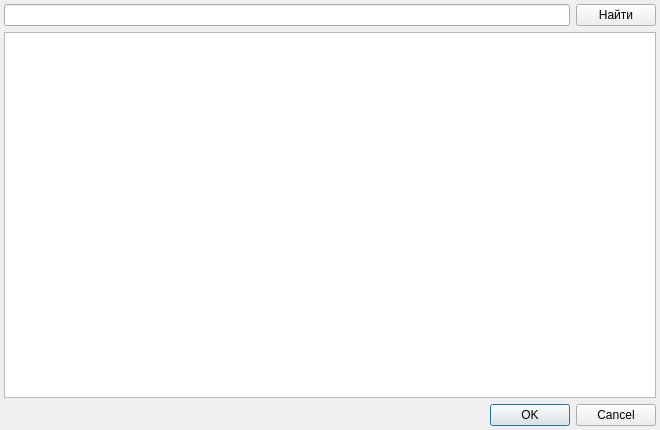
<?xml version="1.0" encoding="UTF-8"?>
<ui version="4.0">
 <class>LLO78MkbSearchDialog</class>
 <widget class="QDialog" name="LLO78MkbSearchDialog">
  <property name="geometry">
   <rect>
    <x>0</x>
    <y>0</y>
    <width>660</width>
    <height>430</height>
   </rect>
  </property>
  <property name="windowTitle">
   <string>Поиск диагноза</string>
  </property>
  <layout class="QGridLayout" name="gridLayout">
   <property name="margin">
    <number>4</number>
   </property>
   <item row="0" column="0">
    <widget class="QLineEdit" name="edtDiagnosisSearch"/>
   </item>
   <item row="0" column="1">
    <widget class="QPushButton" name="btnGetMkb">
     <property name="text">
      <string>Найти</string>
     </property>
    </widget>
   </item>
   <item row="1" column="0" colspan="2">
    <widget class="QTableWidget" name="tblRecievedDiagnosises">
     <property name="sizePolicy">
      <sizepolicy hsizetype="Preferred" vsizetype="Expanding">
       <horstretch>0</horstretch>
       <verstretch>0</verstretch>
      </sizepolicy>
     </property>
     <property name="minimumSize">
      <size>
       <width>0</width>
       <height>0</height>
      </size>
     </property>
     <property name="rowCount">
      <number>0</number>
     </property>
     <property name="columnCount">
      <number>0</number>
     </property>
     <attribute name="horizontalHeaderCascadingSectionResizes">
      <bool>true</bool>
     </attribute>
     <attribute name="horizontalHeaderStretchLastSection">
      <bool>true</bool>
     </attribute>
     <attribute name="verticalHeaderCascadingSectionResizes">
      <bool>false</bool>
     </attribute>
     <attribute name="verticalHeaderStretchLastSection">
      <bool>false</bool>
     </attribute>
    </widget>
   </item>
   <item row="2" column="0" colspan="2">
    <widget class="QDialogButtonBox" name="buttonBox">
     <property name="orientation">
      <enum>Qt::Horizontal</enum>
     </property>
     <property name="standardButtons">
      <set>QDialogButtonBox::Cancel|QDialogButtonBox::Ok</set>
     </property>
    </widget>
   </item>
  </layout>
 </widget>
 <resources/>
 <connections>
  <connection>
   <sender>buttonBox</sender>
   <signal>accepted()</signal>
   <receiver>LLO78MkbSearchDialog</receiver>
   <slot>accept()</slot>
   <hints>
    <hint type="sourcelabel">
     <x>248</x>
     <y>254</y>
    </hint>
    <hint type="destinationlabel">
     <x>157</x>
     <y>274</y>
    </hint>
   </hints>
  </connection>
  <connection>
   <sender>buttonBox</sender>
   <signal>rejected()</signal>
   <receiver>LLO78MkbSearchDialog</receiver>
   <slot>reject()</slot>
   <hints>
    <hint type="sourcelabel">
     <x>316</x>
     <y>260</y>
    </hint>
    <hint type="destinationlabel">
     <x>286</x>
     <y>274</y>
    </hint>
   </hints>
  </connection>
 </connections>
</ui>
